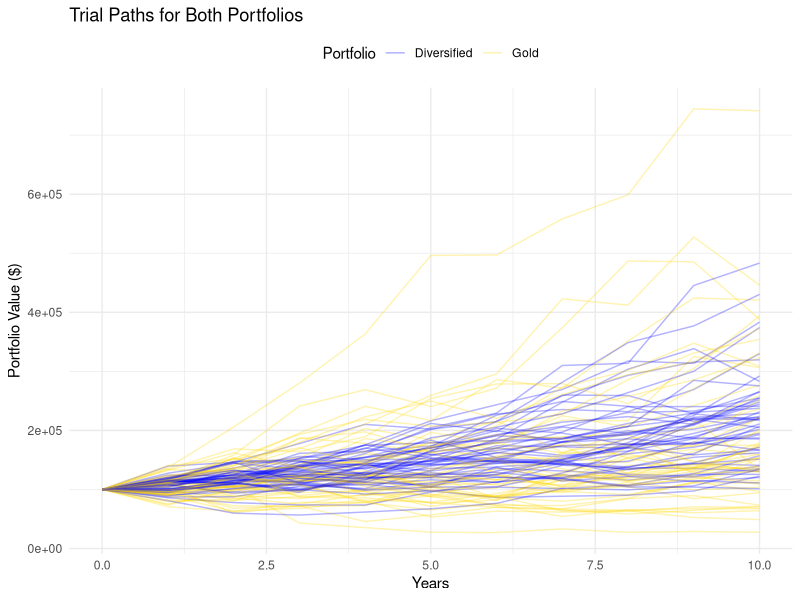
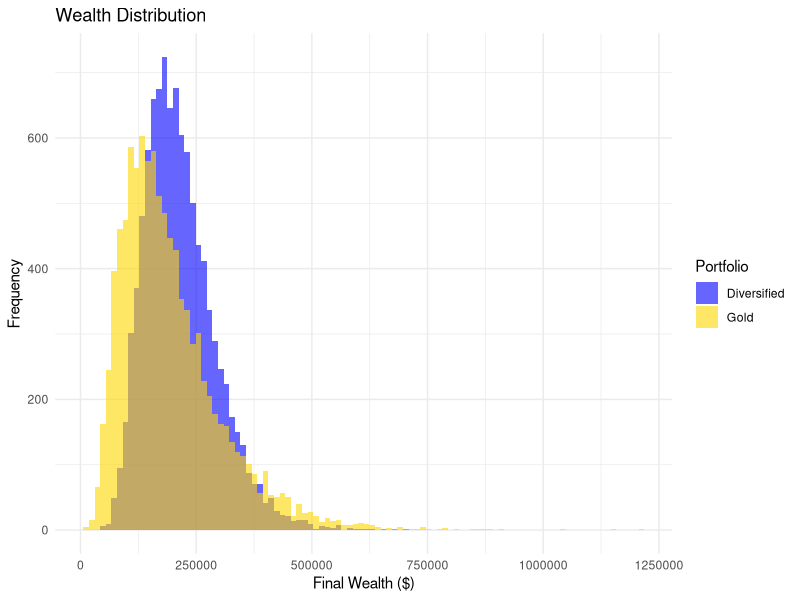
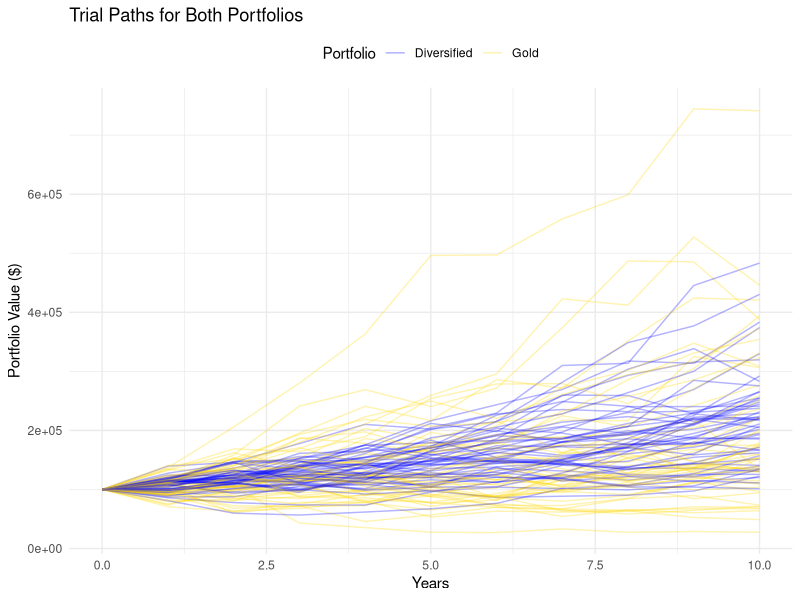
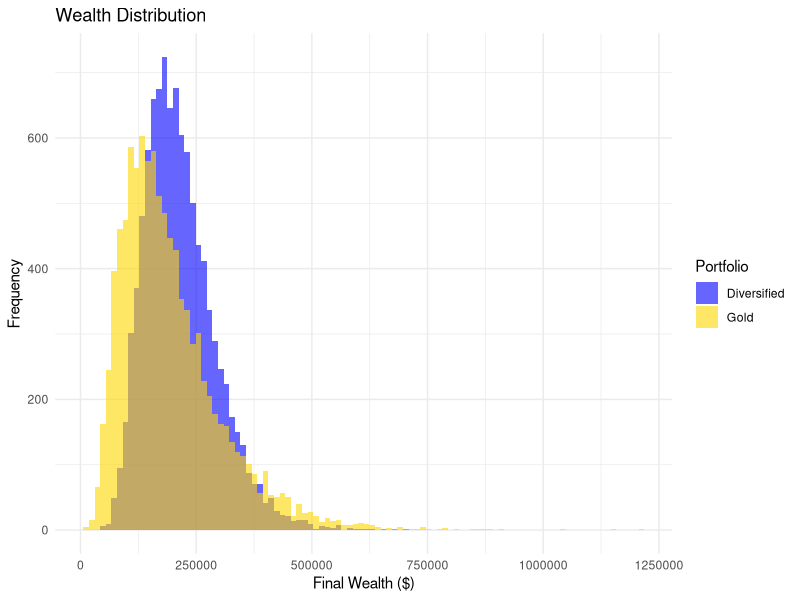

Source code (R) for these figures, in order:
library(ggplot2)
library(dplyr)
set.seed(42)

#   Portfolio A: 100% Gold (7% return, 18% volatility)
#   Portfolio B: Diversified portfolio (8% return, 12% volatility)
#   Initial investment of $100k, 10k iterations over 10 years

initial_investment <- 100000
years <- 10
iterations <- 10000
mu_gold <- 0.07
sigma_gold <- 0.18
mu_div <- 0.08
sigma_div <- 0.12

simulate_portfolio <- function(mu, sigma, years, iterations, initial) {
  returns <- matrix(rnorm(years * iterations, mean = mu, sd = sigma), nrow = years)
  wealth_paths <- initial * apply(1 + returns, 2, cumprod)
  return(wealth_paths)
}

wealth_gold <- simulate_portfolio(mu_gold, sigma_gold, years, iterations, initial_investment)
wealth_div  <- simulate_portfolio(mu_div, sigma_div, years, iterations, initial_investment)

final_gold <- wealth_gold[years, ]
final_div  <- wealth_div[years, ]

# 1. 50 Random Trial Paths
path_indices <- sample(1:iterations, 50)

paths_data <- data.frame(
  Year = rep(0:years, length(path_indices) * 2),
  Value = c(
    as.vector(rbind(matrix(initial_investment, 1, length(path_indices)), wealth_gold[, path_indices])),
    as.vector(rbind(matrix(initial_investment, 1, length(path_indices)), wealth_div[, path_indices]))
  ),
  Portfolio = rep(c("Gold", "Diversified"), each = (years + 1) * length(path_indices)),
  Path = rep(rep(1:50, each = years + 1), 2)
)

ggplot(paths_data, aes(x = Year, y = Value, group = interaction(Portfolio, Path), color = Portfolio)) +
  geom_line(alpha = 0.3) +
  scale_color_manual(values = c("Gold" = "gold", "Diversified" = "blue")) +
  labs(title = "Trial Paths for Both Portfolios",
       x = "Years", y = "Portfolio Value ($)") +
  theme_minimal() +
  theme(legend.position = "top")

ggsave("paths_r.png", width = 12, height = 6)

# 2. Final Wealth Distribution
final_df <- data.frame(
  Wealth = c(final_gold, final_div),
  Portfolio = rep(c("Gold", "Diversified"), each = iterations)
)

ggplot(final_df, aes(x = Wealth, fill = Portfolio)) +
  geom_histogram(bins = 100, alpha = 0.6, position = "identity") +
  scale_fill_manual(values = c("Gold" = "gold", "Diversified" = "blue")) +
  labs(title = "Wealth Distribution",
       x = "Final Wealth ($)", y = "Frequency") +
  theme_minimal()

ggsave("histogram_r.png", width = 12, height = 6)

# 3. Percentiles Table
percentiles <- function(x) {
  c(`10th` = quantile(x, 0.10),
    `50th (Median)` = quantile(x, 0.50),
    `90th` = quantile(x, 0.90))
}

cat("\n=== Percentiles Comparison ===\n")
print("Portfolio A (100% Gold):")
print(round(percentiles(final_gold), 0))

print("\nPortfolio B (Diversified):")
print(round(percentiles(final_div), 0))

# 4. 95% VaR
var_95_gold <- initial_investment - quantile(final_gold, 0.05)
var_95_div  <- initial_investment - quantile(final_div, 0.05)

cat("\n=== 95% Value at Risk (Potential Loss) ===\n")
cat("Gold:         $", round(var_95_gold, 0), "\n")
cat("Diversified:  $", round(max(0, var_95_div), 0), "\n")  # floor at 0

# Summary Table
cat("\n=== Summary Table ===\n")
results <- data.frame(
  Metric = c("10th Percentile", "Median", "90th Percentile"),
  Gold = round(percentiles(final_gold), 0),
  Diversified = round(percentiles(final_div), 0)
)
print(results)
